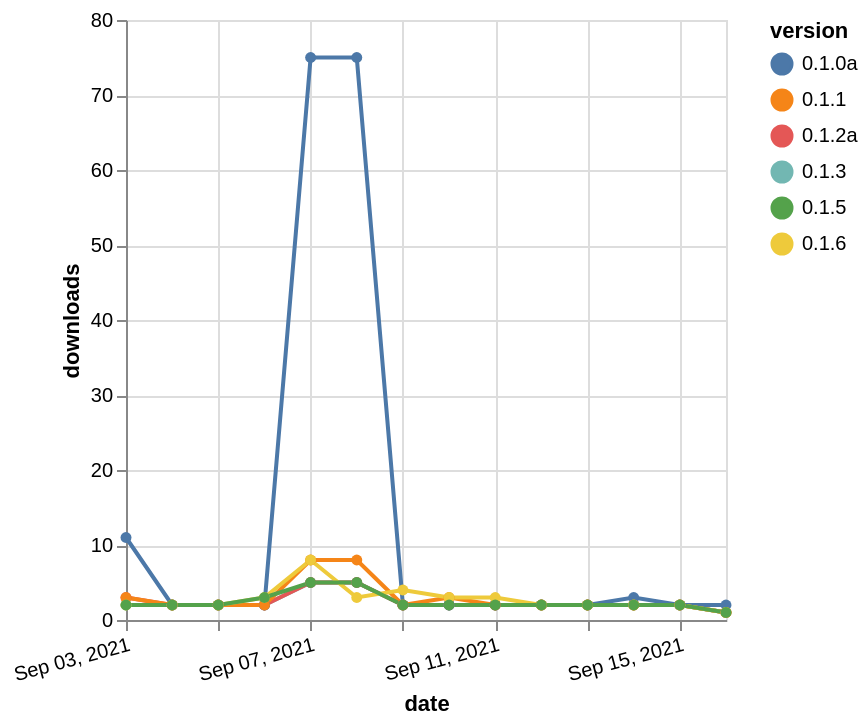

The specification (Vega-Lite) saved for this image:
### Vega-Lite specification from a JSON file in a GitHub repository (floating-point values rounded to 4 significant figures)
{"$schema": "https://vega.github.io/schema/vega-lite/v5.json", "description": "A simple bar chart with embedded data.", "data": {"values": [{"date": "2021-09-03", "total": 2607, "delta": 2, "version": "0.1.3"}, {"date": "2021-09-04", "total": 2609, "delta": 2, "version": "0.1.3"}, {"date": "2021-09-05", "total": 2611, "delta": 2, "version": "0.1.3"}, {"date": "2021-09-06", "total": 2613, "delta": 2, "version": "0.1.3"}, {"date": "2021-09-07", "total": 2618, "delta": 5, "version": "0.1.3"}, {"date": "2021-09-08", "total": 2623, "delta": 5, "version": "0.1.3"}, {"date": "2021-09-09", "total": 2625, "delta": 2, "version": "0.1.3"}, {"date": "2021-09-10", "total": 2627, "delta": 2, "version": "0.1.3"}, {"date": "2021-09-11", "total": 2629, "delta": 2, "version": "0.1.3"}, {"date": "2021-09-12", "total": 2631, "delta": 2, "version": "0.1.3"}, {"date": "2021-09-13", "total": 2633, "delta": 2, "version": "0.1.3"}, {"date": "2021-09-14", "total": 2635, "delta": 2, "version": "0.1.3"}, {"date": "2021-09-15", "total": 2637, "delta": 2, "version": "0.1.3"}, {"date": "2021-09-16", "total": 2638, "delta": 1, "version": "0.1.3"}, {"date": "2021-09-03", "total": 2444, "delta": 3, "version": "0.1.2a"}, {"date": "2021-09-04", "total": 2446, "delta": 2, "version": "0.1.2a"}, {"date": "2021-09-05", "total": 2448, "delta": 2, "version": "0.1.2a"}, {"date": "2021-09-06", "total": 2450, "delta": 2, "version": "0.1.2a"}, {"date": "2021-09-07", "total": 2455, "delta": 5, "version": "0.1.2a"}, {"date": "2021-09-08", "total": 2460, "delta": 5, "version": "0.1.2a"}, {"date": "2021-09-09", "total": 2462, "delta": 2, "version": "0.1.2a"}, {"date": "2021-09-10", "total": 2464, "delta": 2, "version": "0.1.2a"}, {"date": "2021-09-11", "total": 2466, "delta": 2, "version": "0.1.2a"}, {"date": "2021-09-12", "total": 2468, "delta": 2, "version": "0.1.2a"}, {"date": "2021-09-13", "total": 2470, "delta": 2, "version": "0.1.2a"}, {"date": "2021-09-14", "total": 2472, "delta": 2, "version": "0.1.2a"}, {"date": "2021-09-15", "total": 2474, "delta": 2, "version": "0.1.2a"}, {"date": "2021-09-16", "total": 2475, "delta": 1, "version": "0.1.2a"}, {"date": "2021-09-03", "total": 38946, "delta": 11, "version": "0.1.0a"}, {"date": "2021-09-04", "total": 38948, "delta": 2, "version": "0.1.0a"}, {"date": "2021-09-05", "total": 38950, "delta": 2, "version": "0.1.0a"}, {"date": "2021-09-06", "total": 38952, "delta": 2, "version": "0.1.0a"}, {"date": "2021-09-07", "total": 39027, "delta": 75, "version": "0.1.0a"}, {"date": "2021-09-08", "total": 39102, "delta": 75, "version": "0.1.0a"}, {"date": "2021-09-09", "total": 39104, "delta": 2, "version": "0.1.0a"}, {"date": "2021-09-10", "total": 39106, "delta": 2, "version": "0.1.0a"}, {"date": "2021-09-11", "total": 39108, "delta": 2, "version": "0.1.0a"}, {"date": "2021-09-12", "total": 39110, "delta": 2, "version": "0.1.0a"}, {"date": "2021-09-13", "total": 39112, "delta": 2, "version": "0.1.0a"}, {"date": "2021-09-14", "total": 39115, "delta": 3, "version": "0.1.0a"}, {"date": "2021-09-15", "total": 39117, "delta": 2, "version": "0.1.0a"}, {"date": "2021-09-16", "total": 39119, "delta": 2, "version": "0.1.0a"}, {"date": "2021-09-03", "total": 3127, "delta": 3, "version": "0.1.1"}, {"date": "2021-09-04", "total": 3129, "delta": 2, "version": "0.1.1"}, {"date": "2021-09-05", "total": 3131, "delta": 2, "version": "0.1.1"}, {"date": "2021-09-06", "total": 3133, "delta": 2, "version": "0.1.1"}, {"date": "2021-09-07", "total": 3141, "delta": 8, "version": "0.1.1"}, {"date": "2021-09-08", "total": 3149, "delta": 8, "version": "0.1.1"}, {"date": "2021-09-09", "total": 3151, "delta": 2, "version": "0.1.1"}, {"date": "2021-09-10", "total": 3154, "delta": 3, "version": "0.1.1"}, {"date": "2021-09-11", "total": 3156, "delta": 2, "version": "0.1.1"}, {"date": "2021-09-12", "total": 3158, "delta": 2, "version": "0.1.1"}, {"date": "2021-09-13", "total": 3160, "delta": 2, "version": "0.1.1"}, {"date": "2021-09-14", "total": 3162, "delta": 2, "version": "0.1.1"}, {"date": "2021-09-15", "total": 3164, "delta": 2, "version": "0.1.1"}, {"date": "2021-09-16", "total": 3165, "delta": 1, "version": "0.1.1"}, {"date": "2021-09-03", "total": 4237, "delta": 2, "version": "0.1.6"}, {"date": "2021-09-04", "total": 4239, "delta": 2, "version": "0.1.6"}, {"date": "2021-09-05", "total": 4241, "delta": 2, "version": "0.1.6"}, {"date": "2021-09-06", "total": 4244, "delta": 3, "version": "0.1.6"}, {"date": "2021-09-07", "total": 4252, "delta": 8, "version": "0.1.6"}, {"date": "2021-09-08", "total": 4255, "delta": 3, "version": "0.1.6"}, {"date": "2021-09-09", "total": 4259, "delta": 4, "version": "0.1.6"}, {"date": "2021-09-10", "total": 4262, "delta": 3, "version": "0.1.6"}, {"date": "2021-09-11", "total": 4265, "delta": 3, "version": "0.1.6"}, {"date": "2021-09-12", "total": 4267, "delta": 2, "version": "0.1.6"}, {"date": "2021-09-13", "total": 4269, "delta": 2, "version": "0.1.6"}, {"date": "2021-09-14", "total": 4271, "delta": 2, "version": "0.1.6"}, {"date": "2021-09-15", "total": 4273, "delta": 2, "version": "0.1.6"}, {"date": "2021-09-16", "total": 4274, "delta": 1, "version": "0.1.6"}, {"date": "2021-09-03", "total": 2602, "delta": 2, "version": "0.1.5"}, {"date": "2021-09-04", "total": 2604, "delta": 2, "version": "0.1.5"}, {"date": "2021-09-05", "total": 2606, "delta": 2, "version": "0.1.5"}, {"date": "2021-09-06", "total": 2609, "delta": 3, "version": "0.1.5"}, {"date": "2021-09-07", "total": 2614, "delta": 5, "version": "0.1.5"}, {"date": "2021-09-08", "total": 2619, "delta": 5, "version": "0.1.5"}, {"date": "2021-09-09", "total": 2621, "delta": 2, "version": "0.1.5"}, {"date": "2021-09-10", "total": 2623, "delta": 2, "version": "0.1.5"}, {"date": "2021-09-11", "total": 2625, "delta": 2, "version": "0.1.5"}, {"date": "2021-09-12", "total": 2627, "delta": 2, "version": "0.1.5"}, {"date": "2021-09-13", "total": 2629, "delta": 2, "version": "0.1.5"}, {"date": "2021-09-14", "total": 2631, "delta": 2, "version": "0.1.5"}, {"date": "2021-09-15", "total": 2633, "delta": 2, "version": "0.1.5"}, {"date": "2021-09-16", "total": 2634, "delta": 1, "version": "0.1.5"}]}, "width": "container", "mark": {"type": "line", "point": {"filled": true}}, "encoding": {"x": {"field": "date", "type": "temporal", "timeUnit": "yearmonthdate", "title": "date", "axis": {"labelAngle": -15}}, "y": {"field": "delta", "type": "quantitative", "title": "downloads"}, "color": {"field": "version", "type": "nominal"}, "tooltip": {"field": "delta"}}}
